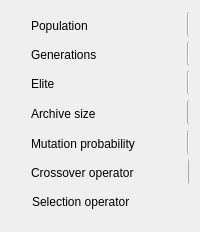
             <widget class="QFrame" name="frame_9">
              <property name="frameShape">
               <enum>QFrame::NoFrame</enum>
              </property>
              <property name="frameShadow">
               <enum>QFrame::Raised</enum>
              </property>
              <layout class="QVBoxLayout" name="verticalLayout_8">
               <item>
                <widget class="QFrame" name="frame_13">
                 <property name="sizePolicy">
                  <sizepolicy hsizetype="Preferred" vsizetype="Fixed">
                   <horstretch>0</horstretch>
                   <verstretch>0</verstretch>
                  </sizepolicy>
                 </property>
                 <property name="minimumSize">
                  <size>
                   <width>0</width>
                   <height>210</height>
                  </size>
                 </property>
                 <property name="maximumSize">
                  <size>
                   <width>16777215</width>
                   <height>210</height>
                  </size>
                 </property>
                 <property name="frameShape">
                  <enum>QFrame::NoFrame</enum>
                 </property>
                 <property name="frameShadow">
                  <enum>QFrame::Raised</enum>
                 </property>
                 <widget class="QSpinBox" name="population">
                  <property name="geometry">
                   <rect>
                    <x>176</x>
                    <y>0</y>
                    <width>91</width>
                    <height>27</height>
                   </rect>
                  </property>
                  <property name="minimum">
                   <number>1</number>
                  </property>
                  <property name="maximum">
                   <number>10000</number>
                  </property>
                  <property name="value">
                   <number>150</number>
                  </property>
                 </widget>
                 <widget class="QLabel" name="label_10">
                  <property name="enabled">
                   <bool>true</bool>
                  </property>
                  <property name="geometry">
                   <rect>
                    <x>20</x>
                    <y>94</y>
                    <width>161</width>
                    <height>17</height>
                   </rect>
                  </property>
                  <property name="toolTip">
                   <string/>
                  </property>
                  <property name="text">
                   <string>Archive size</string>
                  </property>
                 </widget>
                 <widget class="QLabel" name="label_9">
                  <property name="geometry">
                   <rect>
                    <x>20</x>
                    <y>64</y>
                    <width>161</width>
                    <height>17</height>
                   </rect>
                  </property>
                  <property name="toolTip">
                   <string/>
                  </property>
                  <property name="text">
                   <string>Elite</string>
                  </property>
                 </widget>
                 <widget class="QLabel" name="label_7">
                  <property name="geometry">
                   <rect>
                    <x>20</x>
                    <y>6</y>
                    <width>161</width>
                    <height>17</height>
                   </rect>
                  </property>
                  <property name="text">
                   <string>Population</string>
                  </property>
                 </widget>
                 <widget class="QSpinBox" name="generations">
                  <property name="geometry">
                   <rect>
                    <x>176</x>
                    <y>29</y>
                    <width>91</width>
                    <height>27</height>
                   </rect>
                  </property>
                  <property name="minimum">
                   <number>1</number>
                  </property>
                  <property name="maximum">
                   <number>10000</number>
                  </property>
                  <property name="value">
                   <number>100</number>
                  </property>
                 </widget>
                 <widget class="QSpinBox" name="elite">
                  <property name="geometry">
                   <rect>
                    <x>176</x>
                    <y>58</y>
                    <width>91</width>
                    <height>27</height>
                   </rect>
                  </property>
                  <property name="toolTip">
                   <string>Less than population size</string>
                  </property>
                  <property name="minimum">
                   <number>0</number>
                  </property>
                  <property name="maximum">
                   <number>150</number>
                  </property>
                  <property name="value">
                   <number>40</number>
                  </property>
                 </widget>
                 <widget class="QSpinBox" name="archive">
                  <property name="enabled">
                   <bool>false</bool>
                  </property>
                  <property name="geometry">
                   <rect>
                    <x>176</x>
                    <y>88</y>
                    <width>91</width>
                    <height>27</height>
                   </rect>
                  </property>
                  <property name="toolTip">
                   <string>Less than population size</string>
                  </property>
                  <property name="minimum">
                   <number>2</number>
                  </property>
                  <property name="maximum">
                   <number>150</number>
                  </property>
                  <property name="value">
                   <number>50</number>
                  </property>
                 </widget>
                 <widget class="QLabel" name="label_8">
                  <property name="geometry">
                   <rect>
                    <x>20</x>
                    <y>35</y>
                    <width>161</width>
                    <height>17</height>
                   </rect>
                  </property>
                  <property name="text">
                   <string>Generations</string>
                  </property>
                 </widget>
                 <widget class="QLabel" name="label_15">
                  <property name="geometry">
                   <rect>
                    <x>20</x>
                    <y>124</y>
                    <width>161</width>
                    <height>17</height>
                   </rect>
                  </property>
                  <property name="toolTip">
                   <string/>
                  </property>
                  <property name="text">
                   <string>Mutation probability</string>
                  </property>
                 </widget>
                 <widget class="QSpinBox" name="mutation">
                  <property name="geometry">
                   <rect>
                    <x>176</x>
                    <y>118</y>
                    <width>91</width>
                    <height>27</height>
                   </rect>
                  </property>
                  <property name="toolTip">
                   <string>0 to 99</string>
                  </property>
                  <property name="minimum">
                   <number>0</number>
                  </property>
                  <property name="maximum">
                   <number>99</number>
                  </property>
                  <property name="value">
                   <number>2</number>
                  </property>
                 </widget>
                 <widget class="QLabel" name="label_16">
                  <property name="geometry">
                   <rect>
                    <x>20</x>
                    <y>153</y>
                    <width>161</width>
                    <height>17</height>
                   </rect>
                  </property>
                  <property name="text">
                   <string>Crossover operator</string>
                  </property>
                 </widget>
                 <widget class="QComboBox" name="crossover">
                  <property name="geometry">
                   <rect>
                    <x>177</x>
                    <y>147</y>
                    <width>91</width>
                    <height>27</height>
                   </rect>
                  </property>
                  <item>
                   <property name="text">
                    <string>BLX-a</string>
                   </property>
                  </item>
                  <item>
                   <property name="text">
                    <string>SBX</string>
                   </property>
                  </item>
                 </widget>
                 <widget class="QLabel" name="label_17">
                  <property name="enabled">
                   <bool>true</bool>
                  </property>
                  <property name="geometry">
                   <rect>
                    <x>21</x>
                    <y>182</y>
                    <width>161</width>
                    <height>17</height>
                   </rect>
                  </property>
                  <property name="text">
                   <string>Selection operator</string>
                  </property>
                 </widget>
                 <widget class="QComboBox" name="selection">
                  <property name="enabled">
                   <bool>true</bool>
                  </property>
                  <property name="geometry">
                   <rect>
                    <x>178</x>
                    <y>176</y>
                    <width>91</width>
                    <height>27</height>
                   </rect>
                  </property>
                  <item>
                   <property name="text">
                    <string>Rank</string>
                   </property>
                  </item>
                  <item>
                   <property name="text">
                    <string>Binary Tournament</string>
                   </property>
                  </item>
                  <item>
                   <property name="text">
                    <string>Roulette Wheel</string>
                   </property>
                  </item>
                  <item>
                   <property name="text">
                    <string>SUS</string>
                   </property>
                  </item>
                 </widget>
                </widget>
               </item>
              </layout>
             </widget>
